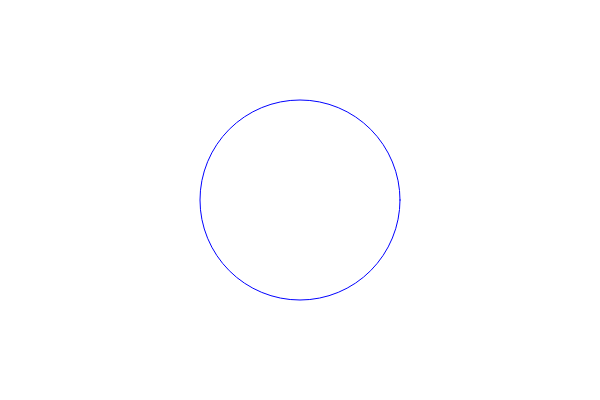
Frame 1 (no input)
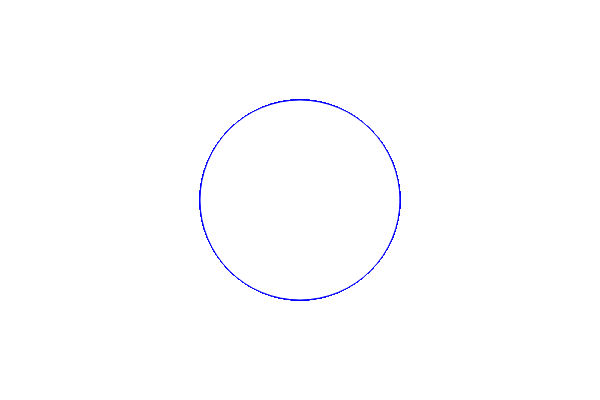
Frame 60 (no input)
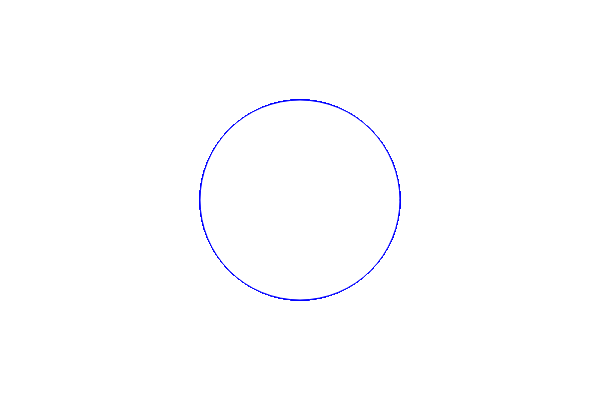
Frame 120 (the mouse pressed at the canvas centre since frame 60)

The p5.js sketch that drew these frames (run headless with seeded random() and noise() and a simulated clock; from frame 60 on, the mouse is pressed at the canvas centre):

// p5.js sketch
// ── sketch.js
var colors = ['#FF0000', '#00FF00', '#0000FF', '#0F0F0F', '#F0F0F0'];

function setup() {
  createCanvas(600, 400);
}

function draw() {
  stroke(colors[2]);
  ellipse(width/2, height/2, 200, 200);
}
